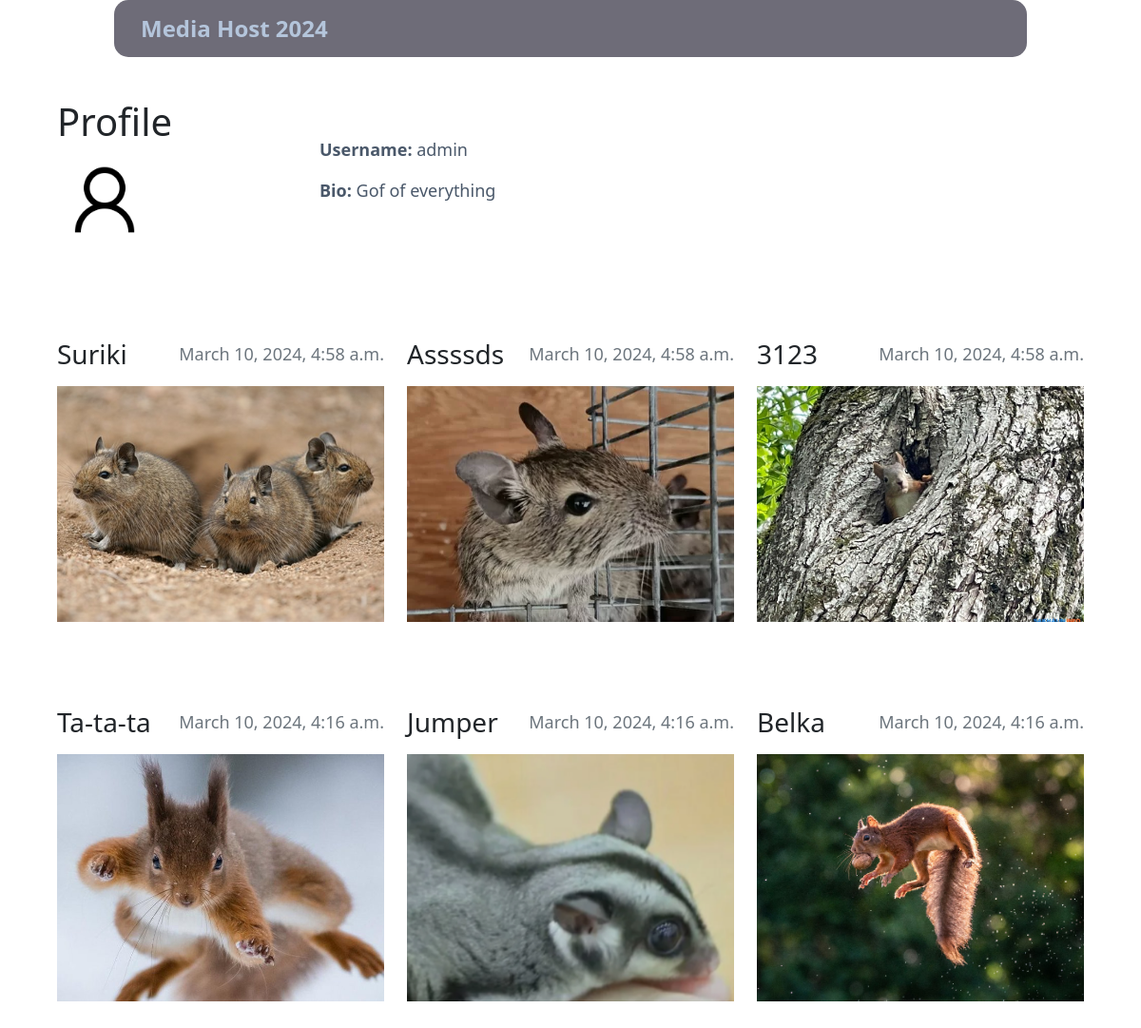
/profile/admin, run on the app's committed database.
### main/models.py (models this page shows, shortened)
class Profile(models.Model):
    user = models.OneToOneField(User, null=True, on_delete=models.CASCADE)
    bio = models.TextField(null=True, blank=True)
    profile_pic = models.ImageField(null=True, blank=True, upload_to="images/profile/")
    def __str__(self):
        return str(self.user)

class Photo(models.Model):
    title = models.CharField(max_length=30)
    created_by = models.ForeignKey(get_user_model(), on_delete=models.PROTECT)
    created_at = models.DateTimeField(auto_now_add=True)
    image = models.ImageField()
    class Meta:
        verbose_name = 'Photo'
        verbose_name_plural = 'Photos'

### main/views.py (the view)
# urls.py: path('profile/<username>', ProfileView.as_view(), name='profile'),
class ProfileView(TemplateView):
    model = Profile
    template_name = 'profile.html'
    def get_context_data(self, *args, **kwargs):
        context = super().get_context_data(*args, **kwargs)
        username = self.kwargs.get("username")
        uid = get_object_or_404(User, username=username)
        page_user = get_object_or_404(Profile, id=uid.id)
        context['page_user'] = page_user
        context['photos'] = Photo.objects.all().filter(created_by=uid).order_by("-created_at")
        return context

### main/templates/profile.html (shortened to what this page needs)
{% extends 'layout.html' %}
{% load static %}
{% block content %}
<div class="row mt-5 mb-5">
    <div class="col-3 mt-2">
        <h1>Profile</h1>
        <div class="card-body">
        {% if user.profile.profile_pic %}
          <img src="{{ profile.profile_pic.url }}" height=100 width=100><br><br>
        {% else %}
          <img src="{% static 'images\user.png' %}" height=100 width=100><br><br>
        {% endif %}
        </div>
    </div>
    <div class="col-6 mt-5">
        <p><strong>Username:</strong> {{ page_user }}</p>
        <p><strong>Bio:</strong> {{ page_user.bio }}</p><br><br>
    </div>
</div>
    <div class="row my-2">
    {% for n in photos %}
        <div class="col-md-4 my-3">
            <div class="navbar">
                <h3>{{ n.title }}</h3>
                <h5 class="text-secondary">{{ n.created_at }}</h5>
            </div>
            <img style="width: 100%; height: 70%; object-fit: cover;"  src="{{ n.image.url }}">
        </div>
    {% endfor %}
    </div>
{% endblock %}

### main/templates/layout.html (shortened to what this page needs)
<!doctype html>
{% load static %}
<html lang="en">
<head>
    <link rel="stylesheet" href="https://cdn.jsdelivr.net/npm/bootstrap@5.3.2/dist/css/bootstrap.min.css">
    <link rel="stylesheet" href="https://cdnjs.cloudflare.com/ajax/libs/font-awesome/6.5.1/css/all.min.css" />
    <link rel="stylesheet" href="{% static 'css/styles.css' %}" />
</head>
<body class="p-5">
<div class="navbar fixed-top navbar-light bg-nav py-2 px-4">
    <a class='a_title p-1' href="{% url 'homepage' %}">Media Host 2024</a>
</div>
<div class="container">
    {% block content %}
    {% endblock %}
</div>
</body>
</html>

### main/static/css/styles.css (style rules this page uses)
p { color: #4A586A; font-size: 18px; }
a { text-decoration: none; font-weight: 400; }
h5 { font-size: 18px; }
.bg-nav { background-color: #6E6C78; border-radius: 15px; margin: 0 10%; }
.a_title { color: #B4C5DB; font-size: 24px; font-weight: 700; }

### data on the page
Profile: user.username "admin", bio "Gof of everything"
Photo: title "Suriki", created_at "March 10, 2024, 4:58 a.m.", image (picture)
Photo: title "Assssds", created_at "March 10, 2024, 4:58 a.m.", image (picture)
Photo: title "3123", created_at "March 10, 2024, 4:58 a.m.", image (picture)
Photo: title "Ta-ta-ta", created_at "March 10, 2024, 4:16 a.m.", image (picture)
Photo: title "Jumper", created_at "March 10, 2024, 4:16 a.m.", image (picture)
Photo: title "Belka", created_at "March 10, 2024, 4:16 a.m.", image (picture)
